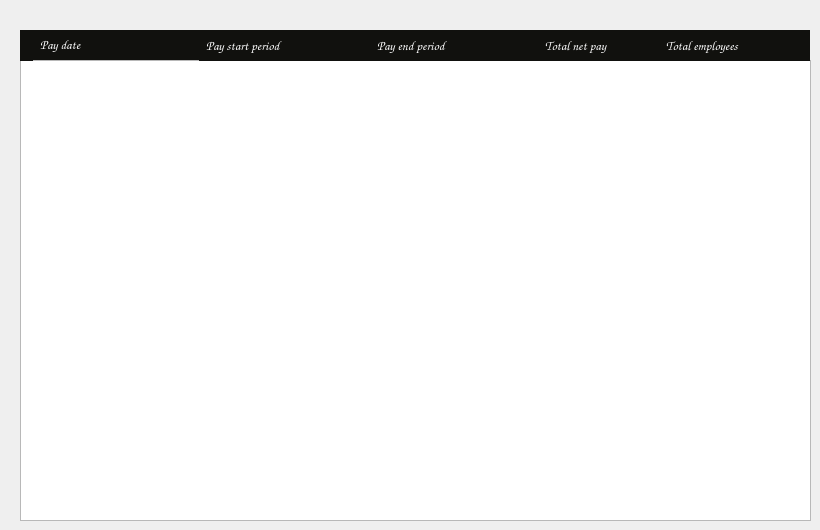
    <widget class="QWidget" name="page_report">
     <widget class="QTableWidget" name="tableWidget_payment_period">
      <property name="geometry">
       <rect>
        <x>20</x>
        <y>60</y>
        <width>791</width>
        <height>461</height>
       </rect>
      </property>
      <property name="font">
       <font>
        <family>Comic Sans MS</family>
       </font>
      </property>
     </widget>
     <widget class="QLabel" name="label_36">
      <property name="geometry">
       <rect>
        <x>20</x>
        <y>30</y>
        <width>13</width>
        <height>31</height>
       </rect>
      </property>
      <property name="font">
       <font>
        <family>Comic Sans MS</family>
        <pointsize>10</pointsize>
        <bold>false</bold>
       </font>
      </property>
      <property name="styleSheet">
       <string notr="true">#label_36
{
	color:white;
	background:#11110E;
}</string>
      </property>
      <property name="text">
       <string>&lt;html&gt;&lt;head/&gt;&lt;body&gt;&lt;p&gt;&lt;br/&gt;&lt;/p&gt;&lt;/body&gt;&lt;/html&gt;</string>
      </property>
     </widget>
     <widget class="QLabel" name="label_37">
      <property name="geometry">
       <rect>
        <x>199</x>
        <y>30</y>
        <width>171</width>
        <height>31</height>
       </rect>
      </property>
      <property name="font">
       <font>
        <family>Comic Sans MS</family>
        <pointsize>10</pointsize>
        <bold>false</bold>
       </font>
      </property>
      <property name="styleSheet">
       <string notr="true">#label_37
{
	color:white;
	background:#11110E;
	padding-left:5px;
}</string>
      </property>
      <property name="text">
       <string>&lt;html&gt;&lt;head/&gt;&lt;body&gt;&lt;p&gt;Pay start period&lt;/p&gt;&lt;/body&gt;&lt;/html&gt;</string>
      </property>
     </widget>
     <widget class="QLabel" name="label_38">
      <property name="geometry">
       <rect>
        <x>540</x>
        <y>30</y>
        <width>120</width>
        <height>31</height>
       </rect>
      </property>
      <property name="font">
       <font>
        <family>Comic Sans MS</family>
        <pointsize>10</pointsize>
        <bold>false</bold>
       </font>
      </property>
      <property name="styleSheet">
       <string notr="true">#label_38
{
	color:white;
	background:#11110E;
	padding-left:3px;
}</string>
      </property>
      <property name="text">
       <string>&lt;html&gt;&lt;head/&gt;&lt;body&gt;&lt;p&gt;Total net pay&lt;/p&gt;&lt;/body&gt;&lt;/html&gt;</string>
      </property>
      <property name="alignment">
       <set>Qt::AlignLeading|Qt::AlignLeft|Qt::AlignVCenter</set>
      </property>
     </widget>
     <widget class="QLabel" name="label_45">
      <property name="geometry">
       <rect>
        <x>370</x>
        <y>30</y>
        <width>171</width>
        <height>31</height>
       </rect>
      </property>
      <property name="font">
       <font>
        <family>Comic Sans MS</family>
        <pointsize>10</pointsize>
        <bold>false</bold>
       </font>
      </property>
      <property name="styleSheet">
       <string notr="true">#label_45
{
	color:white;
	background:#11110E;
	padding-left:5px;
}</string>
      </property>
      <property name="text">
       <string>&lt;html&gt;&lt;head/&gt;&lt;body&gt;&lt;p&gt;Pay end period&lt;/p&gt;&lt;/body&gt;&lt;/html&gt;</string>
      </property>
     </widget>
     <widget class="QLabel" name="label_46">
      <property name="geometry">
       <rect>
        <x>659</x>
        <y>30</y>
        <width>151</width>
        <height>31</height>
       </rect>
      </property>
      <property name="font">
       <font>
        <family>Comic Sans MS</family>
        <pointsize>10</pointsize>
        <bold>false</bold>
       </font>
      </property>
      <property name="styleSheet">
       <string notr="true">#label_46
{
	color:white;
	background:#11110E;
	padding-left:5px;
}</string>
      </property>
      <property name="text">
       <string>&lt;html&gt;&lt;head/&gt;&lt;body&gt;&lt;p&gt;Total employees&lt;/p&gt;&lt;/body&gt;&lt;/html&gt;</string>
      </property>
     </widget>
     <widget class="QLabel" name="label_47">
      <property name="geometry">
       <rect>
        <x>33</x>
        <y>30</y>
        <width>168</width>
        <height>30</height>
       </rect>
      </property>
      <property name="font">
       <font>
        <family>Comic Sans MS</family>
        <pointsize>10</pointsize>
        <bold>false</bold>
       </font>
      </property>
      <property name="styleSheet">
       <string notr="true">#label_47
{
	color:white;
	background:#11110E;
	padding-left:5px;
}</string>
      </property>
      <property name="text">
       <string>&lt;html&gt;&lt;head/&gt;&lt;body&gt;&lt;p&gt;Pay date&lt;/p&gt;&lt;/body&gt;&lt;/html&gt;</string>
      </property>
     </widget>
    </widget>
